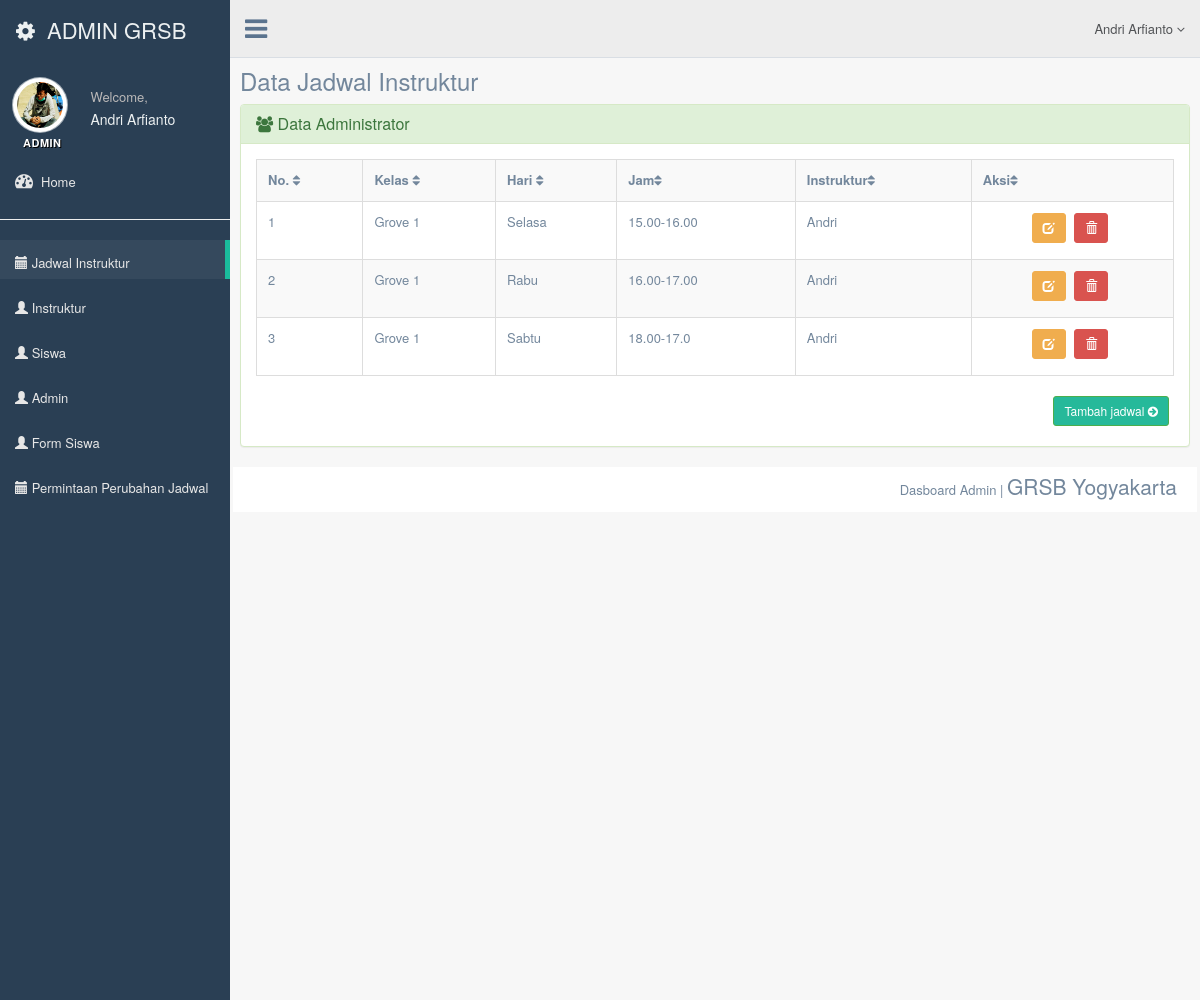
The app's page /admin/jadwalinst.php (signed in) with its own data.
### tables this page shows
CREATE TABLE IF NOT EXISTS `tb_instruktur` (
  `kd_instruktur` varchar(10) NOT NULL,
  `nama_instruktur` varchar(50) DEFAULT NULL,
  `password_instruktur` varchar(50) DEFAULT NULL,
  `ttl_instruktur` date DEFAULT NULL,
  `jk_instruktur` varchar(15) DEFAULT NULL,
  `photo_instruktur` varchar(100) DEFAULT NULL,
  `alamat_instruktur` varchar(200) DEFAULT NULL
);

CREATE TABLE IF NOT EXISTS `tb_jadwal_inst` (
`no` int(5) NOT NULL,
  `hari` varchar(20) DEFAULT NULL,
  `jam` varchar(15) DEFAULT NULL,
  `kd_kelas` int(10) DEFAULT NULL
);

CREATE TABLE IF NOT EXISTS `tb_kelas` (
`kd_kelas` int(10) NOT NULL,
  `kelas` varchar(50) DEFAULT NULL,
  `kd_instruktur` varchar(50) DEFAULT NULL
);

### admin/jadwalinst.php (the view, shortened to what this page needs)
<!DOCTYPE html>
<html lang="en">
    <head>
        <link href="asset/css/bootstrap.min.css" rel="stylesheet">
        <link href="asset/fonts/css/font-awesome.min.css" rel="stylesheet">
        <link href="asset/css/animate.min.css" rel="stylesheet">
        <link href="asset/css/custom.css" rel="stylesheet">
        <link rel="stylesheet" type="text/css" href="asset/css/maps/jquery-jvectormap-2.0.1.css" />
        <link href="asset/css/icheck/flat/green.css" rel="stylesheet" />
        <link href="asset/css/floatexamples.css" rel="stylesheet" type="text/css" />
    </head>
    <body class="nav-md">
        <div class="container body">
            <div class="main_container">
                <div class="col-md-3 left_col">
                    <div class="left_col scroll-view">
                        <div class="navbar nav_title" style="border: 0;">
                            <a href="index.html" class="site_title"><i class="fa fa-gear"></i> <span>ADMIN GRSB</span></a>
                        </div>
                        <div class="profile">
                            <div class="profile_pic">
                                <img src="asset/<?php echo $_SESSION['photo_admin'] ?>" alt="..." class="img-circle profile_img">
                            </div>
                            <div class="profile_info">
                                <span>Welcome,</span>
                                <h2><?php echo $_SESSION['nama_admin']; ?></h2>
                            </div>
                        </div>
                        <br />
                        <div id="sidebar-menu" class="main_menu_side hidden-print main_menu">
                            <div class="menu_section">
                                <h3>Admin</h3>
                                <?php include 'sideMenu.php'; ?>
                            </div>
                        </div>
                    </div>
                </div>
                <div class="top_nav">
                    <div class="nav_menu">
                        <nav class="" role="navigation">
                            <div class="nav toggle">
                                <a id="menu_toggle"><i class="fa fa-bars"></i></a>
                            </div>
                            <ul class="nav navbar-nav navbar-right">
                                <li class="">
                                    <a href="javascript:;" class="user-profile dropdown-toggle" data-toggle="dropdown" aria-expanded="false">
                                        <?php echo $_SESSION['nama_admin']; ?>
                                        <span class=" fa fa-angle-down"></span>
                                    </a>
                                </li>
                            </ul>
                        </nav>
                    </div>
                </div>
                <div class="right_col" role="main">
                    <br />
                    <div class="row">
                        <section class="wrapper">
                            <h3>Data Jadwal Instruktur</h3>
                            <div class="row mt">
                                <div class="col-lg-12">
                                    <div class="panel panel-success">
                                        <div class="panel-heading">
                                            <h3 class="panel-title"><i class="fa fa-users"></i> Data Administrator </h3>
                                        </div>
                                        <div class="panel-body">
                                            <div class="table-responsive">
                                                <?php
                                                $kd = $_SESSION['username'];
                                                $query1 = "select tb_jadwal_inst.*, tb_kelas.*, tb_instruktur.* from tb_instruktur, tb_jadwal_inst, tb_kelas where tb_jadwal_inst.kd_kelas=tb_kelas.kd_kelas and tb_kelas.kd_instruktur=tb_instruktur.kd_instruktur AND tb_instruktur.kd_instruktur=$kd";
                                                $tampil = mysql_query($query1) or die(mysql_error());
                                                ?>
                                                <table class="table table-responsive table-bordered table-hover table-striped tablesorter">
                                                    <tr>
                                                        <th>No. <i class="fa fa-sort"></i></th>
                                                        <th>Kelas <i class="fa fa-sort"></i></th>
                                                        <th>Hari <i class="fa fa-sort"></i></th>
                                                        <th>Jam<i class="fa fa-sort"></i></th>
                                                        <th>Instruktur<i class="fa fa-sort"></i></th>
                                                        <th>Aksi<i class="fa fa-sort"></i></th>
                                                    </tr>
                                                    <?php while ($data = mysql_fetch_array($tampil)) {
                                                        ?>
                                                        <tr>
                                                            <td><?php echo $data['no']; ?></td>
                                                            <td><?php echo $data['kelas']; ?></td>
                                                            <td><?php echo $data['hari']; ?></td>
                                                            <td><?php echo $data['jam']; ?></td>
                                                            <td><?php echo $data['nama_instruktur']; ?></td>
                                                            <td><center><a class="btn btn-sm btn-warning tooltips" data-placement="bottom" data-original-title="Edit Nilai" href="editjinst.php?no=<?php echo $data['no']; ?>"><span class="glyphicon glyphicon-edit"></span></a>
                                                            <a class="btn btn-sm btn-danger tooltips" data-placement="bottom" data-original-title="Hapus Nilai" href="hapusjinst.php?no=<?php echo $data['no']; ?>" onclick="return confirm('Yakin ingin menghapus data ini?')"><span class="glyphicon glyphicon-trash"></a></center></td></tr>
                                                        <?php
                                                    }
                                                    ?>
                                                </table>
                                            </div>
                                            <div class="text-right">
                            <a href="tambahjinst.php" class="btn btn-sm btn-success">Tambah jadwal <i class="fa fa-arrow-circle-right"></i></a>
                            </div>
                                        </div>
                                    </div>
                                </div>
                            </div>
                        </section>
                    </div>
                    <footer>
                        <div class="">
                            <p class="pull-right">Dasboard Admin |
                                <span class="lead">GRSB Yogyakarta</span>
                            </p>
                        </div>
                        <div class="clearfix"></div>
                    </footer>
                </div>
            </div>
        </div>
        <div id="custom_notifications" class="custom-notifications dsp_none">
            <div class="clearfix"></div>
        </div>
    </body>
</html>

### records on screen
tb_instruktur: tb_jadwal_inst.no "1", tb_kelas.kelas "Grove 1", tb_jadwal_inst.hari "Selasa", tb_jadwal_inst.jam "15.00-16.00", nama_instruktur "Andri", tb_jadwal_inst.no "2", tb_jadwal_inst.hari "Rabu", tb_jadwal_inst.jam "16.00-17.00", tb_jadwal_inst.no "3", tb_jadwal_inst.hari "Sabtu", tb_jadwal_inst.jam "18.00-17.0"

### other values on screen
$_SESSION['nama_admin'] "Andri Arfianto"
